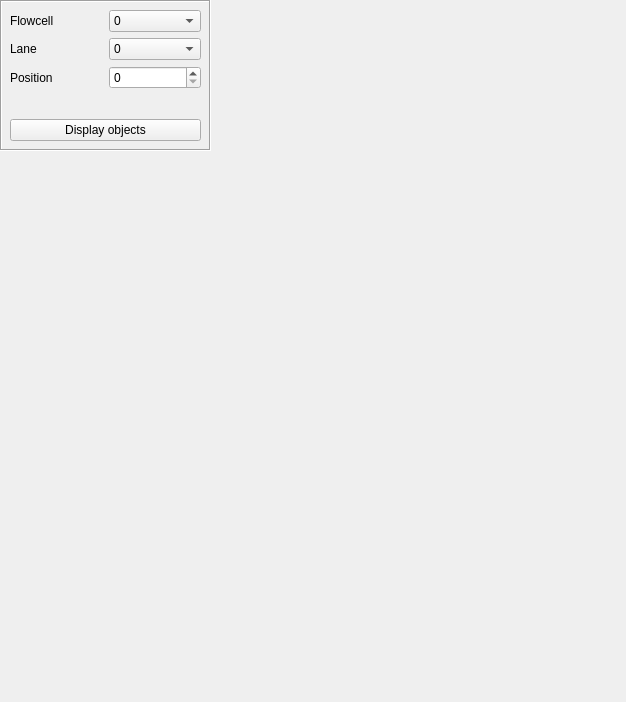
              <widget class="QWidget" name="scrollAreaWidgetContents_5">
               <property name="geometry">
                <rect>
                 <x>0</x>
                 <y>0</y>
                 <width>626</width>
                 <height>702</height>
                </rect>
               </property>
               <widget class="QFrame" name="frame">
                <property name="geometry">
                 <rect>
                  <x>0</x>
                  <y>0</y>
                  <width>211</width>
                  <height>151</height>
                 </rect>
                </property>
                <property name="frameShape">
                 <enum>QFrame::Box</enum>
                </property>
                <property name="frameShadow">
                 <enum>QFrame::Sunken</enum>
                </property>
                <widget class="QWidget" name="verticalLayoutWidget_5">
                 <property name="geometry">
                  <rect>
                   <x>10</x>
                   <y>10</y>
                   <width>191</width>
                   <height>131</height>
                  </rect>
                 </property>
                 <layout class="QVBoxLayout" name="verticalLayout_9">
                  <item>
                   <layout class="QHBoxLayout" name="horizontalLayout_4">
                    <item>
                     <widget class="QLabel" name="label_10">
                      <property name="text">
                       <string>Flowcell</string>
                      </property>
                     </widget>
                    </item>
                    <item>
                     <widget class="QComboBox" name="objectFC">
                      <property name="statusTip">
                       <string>Flowcell</string>
                      </property>
                      <item>
                       <property name="text">
                        <string>0</string>
                       </property>
                      </item>
                      <item>
                       <property name="text">
                        <string>1</string>
                       </property>
                      </item>
                     </widget>
                    </item>
                   </layout>
                  </item>
                  <item>
                   <layout class="QHBoxLayout" name="horizontalLayout_5">
                    <item>
                     <widget class="QLabel" name="label_11">
                      <property name="text">
                       <string>Lane</string>
                      </property>
                     </widget>
                    </item>
                    <item>
                     <widget class="QComboBox" name="objectLane">
                      <property name="statusTip">
                       <string>Lane in flowcell</string>
                      </property>
                      <item>
                       <property name="text">
                        <string>0</string>
                       </property>
                      </item>
                      <item>
                       <property name="text">
                        <string>1</string>
                       </property>
                      </item>
                      <item>
                       <property name="text">
                        <string>2</string>
                       </property>
                      </item>
                      <item>
                       <property name="text">
                        <string>3</string>
                       </property>
                      </item>
                      <item>
                       <property name="text">
                        <string>4</string>
                       </property>
                      </item>
                      <item>
                       <property name="text">
                        <string>5</string>
                       </property>
                      </item>
                      <item>
                       <property name="text">
                        <string>6</string>
                       </property>
                      </item>
                      <item>
                       <property name="text">
                        <string>7</string>
                       </property>
                      </item>
                     </widget>
                    </item>
                   </layout>
                  </item>
                  <item>
                   <layout class="QHBoxLayout" name="horizontalLayout_6">
                    <item>
                     <widget class="QLabel" name="label_12">
                      <property name="text">
                       <string>Position</string>
                      </property>
                     </widget>
                    </item>
                    <item>
                     <widget class="QSpinBox" name="objectPosition">
                      <property name="statusTip">
                       <string>Position in flowcell lane</string>
                      </property>
                      <property name="maximum">
                       <number>9999</number>
                      </property>
                     </widget>
                    </item>
                   </layout>
                  </item>
                  <item>
                   <spacer name="verticalSpacer_4">
                    <property name="orientation">
                     <enum>Qt::Vertical</enum>
                    </property>
                    <property name="sizeHint" stdset="0">
                     <size>
                      <width>20</width>
                      <height>40</height>
                     </size>
                    </property>
                   </spacer>
                  </item>
                  <item>
                   <widget class="QPushButton" name="objectDisplay">
                    <property name="statusTip">
                     <string>Display objects in the specified flowcell, lane, and position</string>
                    </property>
                    <property name="text">
                     <string>Display objects</string>
                    </property>
                   </widget>
                  </item>
                 </layout>
                </widget>
               </widget>
              </widget>
